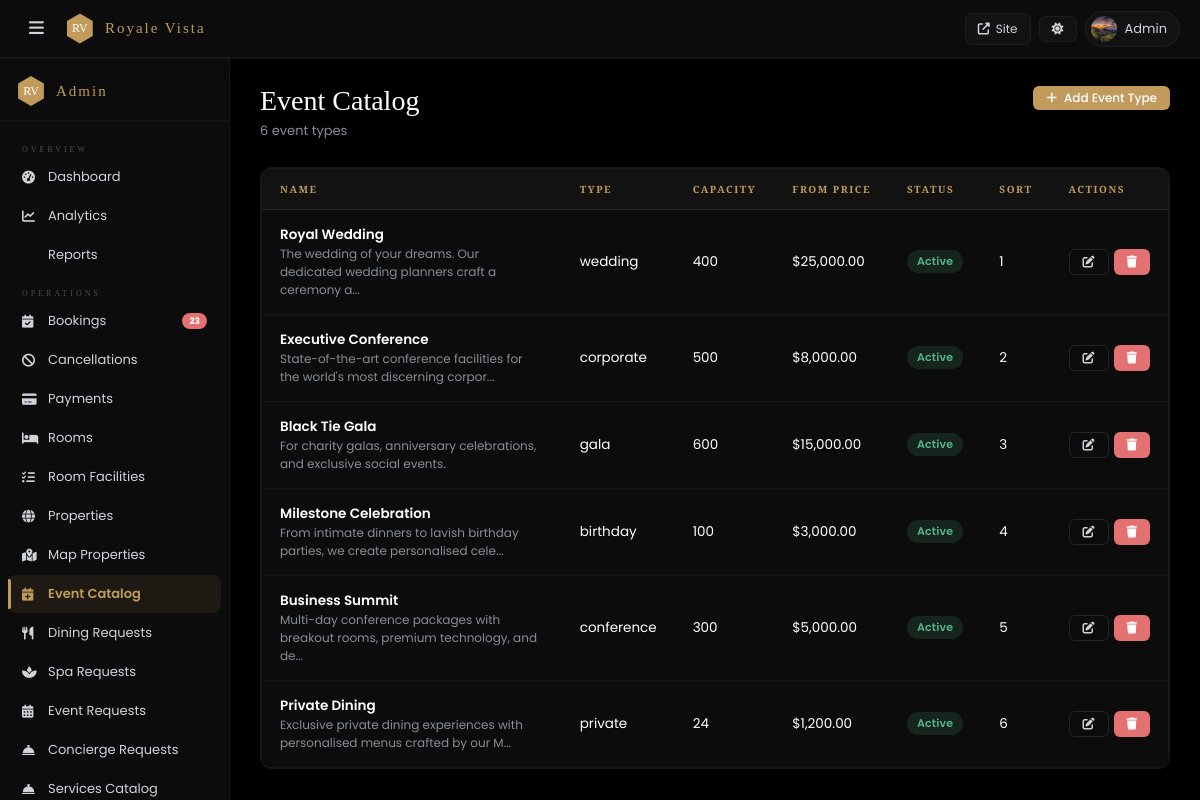
/admin/event-catalog.php (signed in), run on the app's committed database.
### tables this page shows
CREATE TABLE IF NOT EXISTS `events` (
  `id` int NOT NULL AUTO_INCREMENT,
  `type` enum('wedding','corporate','birthday','gala','conference','private') DEFAULT 'corporate',
  `name` varchar(200) NOT NULL,
  `description` text,
  `capacity` int DEFAULT '100',
  `price_from` decimal(10,2) DEFAULT '0.00',
  `hero_image` varchar(600) DEFAULT NULL,
  `is_active` tinyint(1) DEFAULT '1',
  `sort_order` int DEFAULT '0',
  PRIMARY KEY (`id`)
);

### admin/event-catalog.php (the view, shortened to what this page needs)
<?php
require_once dirname(__DIR__).'/includes/config.php';
require_once dirname(__DIR__).'/includes/db.php';
require_once __DIR__.'/_helper.php';
$rows=$pdo->query("SELECT * FROM events ORDER BY sort_order,id DESC")->fetchAll();
ob_start(); ?>
<div class="adm-ph"><div><h1>Event Catalog</h1><p class="sub"><?=count($rows)?> event types</p></div>
  <button class="btn btn-gold btn-sm" onclick="editEvt()"><i class="fas fa-plus"></i> Add Event Type</button></div>
<div class="ac"><div class="tw">
<table>
<thead><tr><th>Name</th><th>Type</th><th>Capacity</th><th>From Price</th><th>Status</th><th>Sort</th><th>Actions</th></tr></thead>
<tbody><?php foreach($rows as $r):?><tr>
   <td><div style="font-weight:600"><?=htmlspecialchars($r['name'])?></div><div style="font-size:12px;color:var(--mu)"><?=htmlspecialchars(mb_strimwidth($r['description']??'',0,80,'...'))?></div></td>
   <td><?=htmlspecialchars($r['type'])?></td><td><?= (int)$r['capacity'] ?></td><td><?= formatPrice((float)$r['price_from']) ?></td>
   <td><span class="badge <?=$r['is_active']?'bg':'br'?>"><?=$r['is_active']?'Active':'Inactive'?></span></td>
   <td><?= (int)$r['sort_order'] ?></td>
   <td><div style="display:flex;gap:5px"><button class="btn btn-ghost btn-sm" onclick='editEvt(<?=json_encode($r)?>)'><i class="fas fa-edit"></i></button><a class="btn btn-danger btn-sm" href="?del=<?=$r['id']?>" onclick="return confirm('Delete event type?')"><i class="fas fa-trash"></i></a></div></td>
</tr><?php endforeach; if(empty($rows)):?><tr><td colspan="7" style="text-align:center;padding:40px;color:var(--mu)">No event types.</td></tr><?php endif;?></tbody>
</table>
</div></div>

### admin/css/admin.css (style rules this page uses)
:root { --serif: 'Playfair Display', Georgia, serif; --cinzel: 'Cinzel', serif; --sans: 'Poppins', -apple-system, sans-serif; --gold: #c09b5b; --gold2: #a07a3a; --golddim: rgba(192,155,91,.1); --r: 6px; --rlg: 12px; --ease: cubic-bezier(.4,0,.2,1); --t: .2s; --radius: 6px; --radius-lg: 12px; --gold-dim: rgba(192,155,91,.1); --gold-dk: #a07a3a; }
[data-theme="dark"] { --bg:#000000; --card:#0c0c0c; --card2:#121212; --inp:rgba(255,255,255,0.04); --tx:#ffffff; --tx2:#ced4da; --mu:#868e96; --br:rgba(255,255,255,0.1); --br2:rgba(255,255,255,0.05); --sh:0 12px 48px rgba(0,0,0,0.8); --sh2:0 4px 16px rgba(0,0,0,0.5); --gr:#52b788; --grbg:rgba(82,183,136,0.14); --rd:#e47171; --rdbg:rgba(228,113,113,0.1); --bl:#74a8e0; --blbg:rgba(116,168,224,0.1); --am:#d4a040; --ambg:rgba(212,160,64,0.1); --text:#f2ece2; --text2:#d0c6ba; --muted:#8c8278; --border:rgba(192,155,91,.25); --bdr2:rgba(192,155,91,.12); --green:#52b788; --green-bg:rgba(82,183,136,.14); --red:#e07070; --red-bg:rgba(224,112,112,.1); --blue:#74a8e0; --blue-bg:rgba(116,168,224,.1); --amber:#d4a040; --amber-bg:rgba(212,160,64,.1); }
*,*::before,*::after { box-sizing:border-box;margin:0;padding:0 }
html { scroll-behavior:smooth }
body { font-family:var(--sans);font-size:14px;background:var(--bg);color:var(--tx);-webkit-font-smoothing:antialiased }
a { color:var(--gold);text-decoration:none }
.adm-ph { display:flex;align-items:flex-start;justify-content:space-between;margin-bottom:26px;flex-wrap:wrap;gap:12px }
.adm-ph h1 { font-family:var(--serif);font-size:28px;font-weight:400;line-height:1.1 }
.adm-ph .sub { font-size:13px;color:var(--mu);margin-top:4px }
.ac { background:var(--card);border:1px solid var(--br2);border-radius:var(--rlg);overflow:hidden }
.tw { overflow-x:auto; border-radius:var(--r); border:1px solid var(--br2); }
table { width:100%;border-collapse:collapse }
thead th { padding:13px 18px;text-align:left;font-family:var(--cinzel);font-size:10px;letter-spacing:1.5px;text-transform:uppercase;color:var(--gold);background:var(--card2);border-bottom:1px solid var(--br);font-weight:600;white-space:nowrap }
tbody td { padding:15px 18px;font-size:13.5px;border-bottom:1px solid var(--br2);color:var(--tx);vertical-align:middle;transition:background var(--t) }
tbody tr:last-child td { border-bottom:none }
.btn { display:inline-flex;align-items:center;justify-content:center;gap:7px;padding:10px 22px;border-radius:var(--r);font-family:var(--sans);font-size:13px;font-weight:500;cursor:pointer;border:none;transition:all var(--t);text-decoration:none;white-space:nowrap;line-height:1 }
.btn-gold { background:var(--gold);color:#fff }
.btn-ghost { border:1px solid var(--br);color:var(--tx2);background:transparent }
.btn-danger { background:var(--rd);color:#fff }
.btn-sm { padding:6px 13px;font-size:12px }
.badge { display:inline-block;padding:3px 10px;border-radius:20px;font-size:11px;font-weight:600;letter-spacing:.2px }
.bg,.badge-green { background:var(--grbg);color:var(--gr) }
body { padding-top: 0 !important; }

### data on the page
events: name "Royal Wedding", description "The wedding of your dreams. Our dedicated wedding planners craft a ceremony a...", type "wedding", capacity "400", price_from "$25,000.00", is_active "Active", sort_order "1"
events: name "Executive Conference", description "State-of-the-art conference facilities for the world's most discerning corpor...", type "corporate", capacity "500", price_from "$8,000.00", is_active "Active", sort_order "2"
events: name "Black Tie Gala", description "For charity galas, anniversary celebrations, and exclusive social events.", type "gala", capacity "600", price_from "$15,000.00", is_active "Active", sort_order "3"
events: name "Milestone Celebration", description "From intimate dinners to lavish birthday parties, we create personalised cele...", type "birthday", capacity "100", price_from "$3,000.00", is_active "Active", sort_order "4"
events: name "Business Summit", description "Multi-day conference packages with breakout rooms, premium technology, and de...", type "conference", capacity "300", price_from "$5,000.00", is_active "Active", sort_order "5"
events: name "Private Dining", description "Exclusive private dining experiences with personalised menus crafted by our M...", type "private", capacity "24", price_from "$1,200.00", is_active "Active", sort_order "6"

### other printed values
$user "Admin"
$pending "23"
count($rows) "6"
